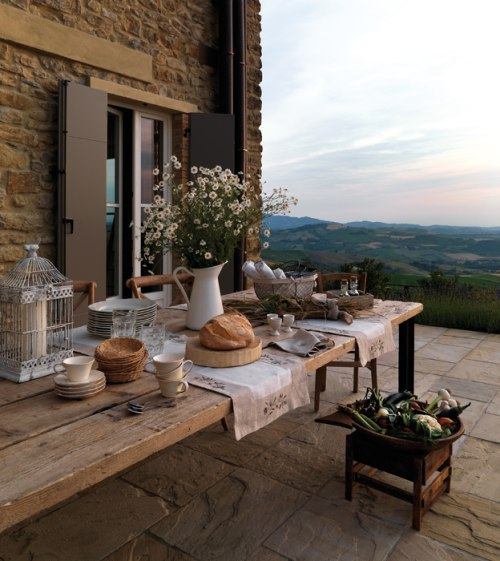
#> input picture dataset/photo3.jpg, 500 x 561 px, found by its file name
$ jupyter execute Homework2_Zarubin.ipynb
#> lines starting #> are read from the running program, lines starting #| are printed output that depends on the picture; long printed decimals are rounded
[cell 1]
import cv2
import numpy as np
from matplotlib import pyplot as plt
plt.rcParams['figure.figsize'] = [10, 5]
path = r'/Users/UNNAMED USER/Desktop/photo3.jpg'
img = cv2.imread(path)
#> img is the input picture: shape (561, 500, 3); mean B, G, R 96.2, 105.7, 117
img = cv2.cvtColor(img, cv2.COLOR_BGR2RGB)

row, col = 200, 330
white = img[row, col, :]
#> white = [199, 202, 209]
coeffs = 255/white
#> coeffs = [1.28, 1.26, 1.22]

balanced1 = np.zeros_like(img, dtype=np.float32)
for channel in range(3):
    balanced1[..., channel] = img[..., channel] * coeffs[channel]

balanced1 = balanced1/255
balanced1[balanced1 > 1] = 1
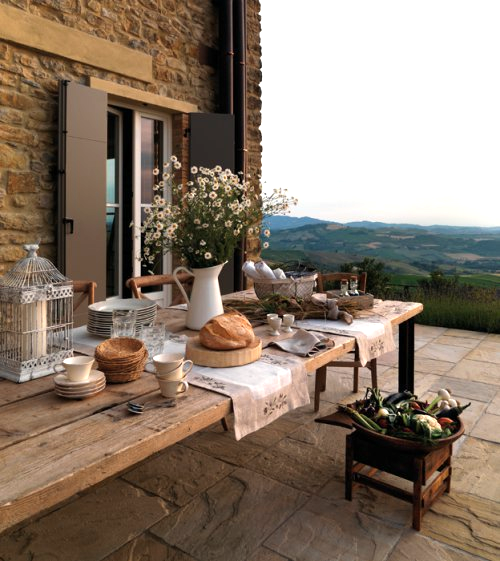
#> balanced1: shape (561, 500, 3) float32; mean R, G, B 0.551, 0.488, 0.43

plt.subplot(121), plt.imshow(img)
plt.subplot(122), plt.imshow(balanced1)
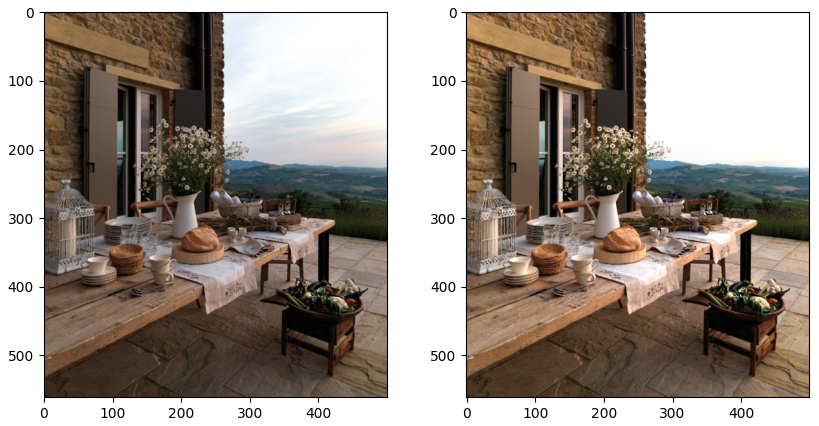
#> figure drawn by matplotlib, 2 panels

[cell 2]
import cv2
import numpy as np
from matplotlib import pyplot as plt
plt.rcParams['figure.figsize'] = [10, 5]

# Load your image
path = r'/Users/UNNAMED USER/Desktop/photo3.jpg'
img = cv2.imread(path)
img = cv2.cvtColor(img, cv2.COLOR_BGR2RGB)


# Compute the mean values for all three colour channels (red, green, blue)
mean_r = np.mean(img[..., 0])
#> mean_r = 117
mean_g = np.mean(img[..., 1])
#> mean_g = 105.7
mean_b = np.mean(img[..., 2])
#> mean_b = 96.16
print (mean_r, mean_g, mean_b)
#| 116.962 105.662 96.155

# Compute the coefficients kr, kg, kb
# Note: there are 3 coefficients to compute but we only have 2 equations.
# Therefore, you have to make an assumption, fix the value of one of the
# coefficients and compute the remining two
# Hint: You can fix the coefficient of the brightest colour channel to 1.
kr = mean_b/mean_r
#> kr = 0.822
kg = mean_b/mean_g
#> kg = 0.91
kb = 1
print (kr, kg, kb)
#| 0.8221 0.91 1

# Apply color balancing and generate the balanced image

balanced2 = np.zeros_like(img, dtype=np.float32)
balanced2[..., 0] = img[..., 0] * kr
balanced2[..., 1] = img[..., 1] * kg
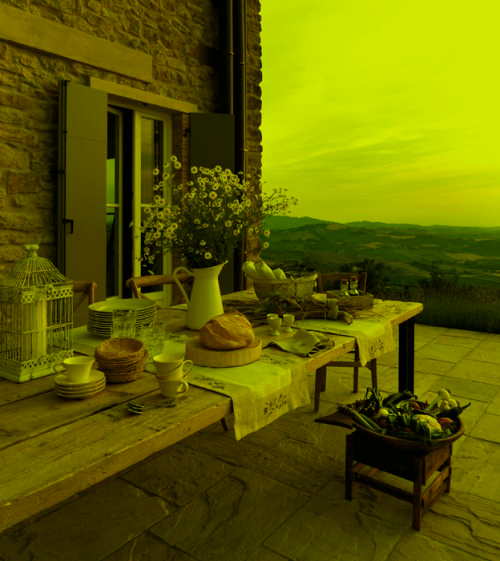
#> balanced2: shape (561, 500, 3) float32; mean R, G, B 96.2, 96.1, 0
balanced2[..., 2] = img[..., 2] * kb
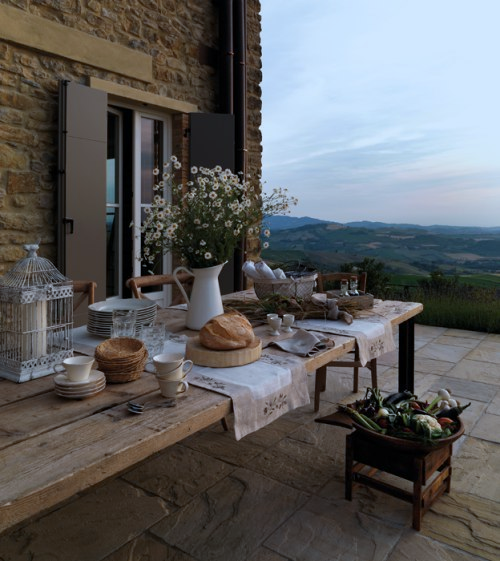
#> balanced2: shape (561, 500, 3) float32; mean R, G, B 96.2, 96.1, 96.2
balanced2 = balanced2/255
balanced2[balanced2 > 1] = 1

# Show the original and the balanced image side by side
plt.subplot(121), plt.imshow(img)
plt.subplot(122), plt.imshow(balanced2)

[cell 3]
import cv2
import numpy as np
from matplotlib import pyplot as plt
plt.rcParams['figure.figsize'] = [10, 5]

# Load your image
path = r'/Users/UNNAMED USER/Desktop/photo3.jpg'
img = cv2.imread(path)
img = cv2.cvtColor(img, cv2.COLOR_BGR2RGB)


max_r = np.max(img[..., 0])
#> max_r = 255
max_g = np.max(img[..., 1])
#> max_g = 255
max_b = np.max(img[..., 2])
#> max_b = 255


balanced3 = np.zeros_like(img, dtype=np.float32)
balanced3[..., 0] = 255*(img[..., 0] / max_r)
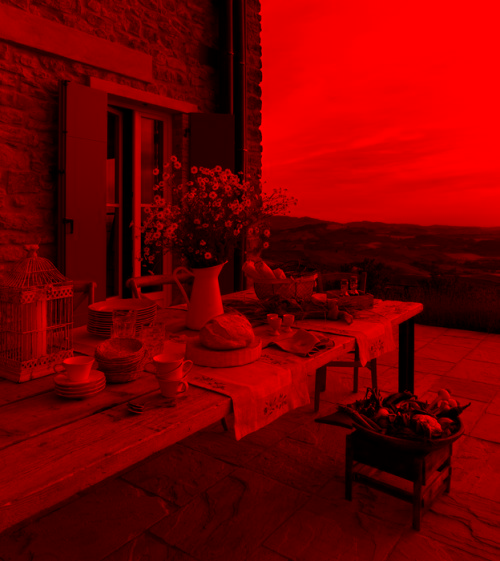
#> balanced3: shape (561, 500, 3) float32; mean R, G, B 117, 0, 0
balanced3[..., 1] = 255*(img[..., 1] / max_g)
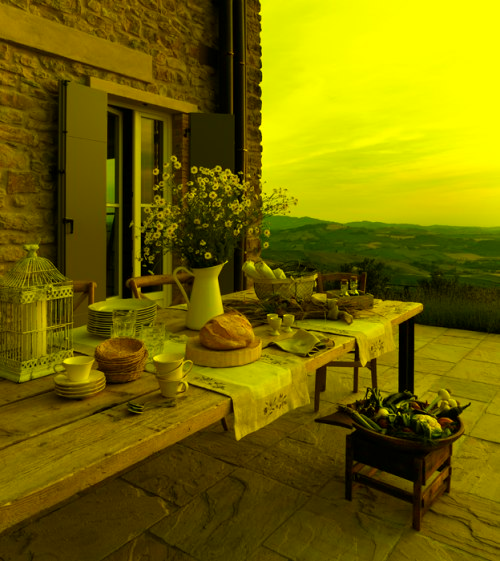
#> balanced3: shape (561, 500, 3) float32; mean R, G, B 117, 105.7, 0
balanced3[..., 2] = 255*(img[..., 2] / max_b)

balanced3 = balanced3/255
balanced3[balanced3 > 1] = 1

plt.subplot(121), plt.imshow(img)
plt.subplot(122), plt.imshow(balanced3)

[cell 4]
import cv2
import numpy as np
from matplotlib import pyplot as plt
plt.rcParams['figure.figsize'] = [10, 5]
path = r'/Users/UNNAMED USER/Desktop/photo3.jpg'
img = cv2.imread(path)
img = cv2.cvtColor(img, cv2.COLOR_BGR2RGB)
plt.imshow(img)

[cell 5]
out1 = np.hstack([balanced1, balanced2])
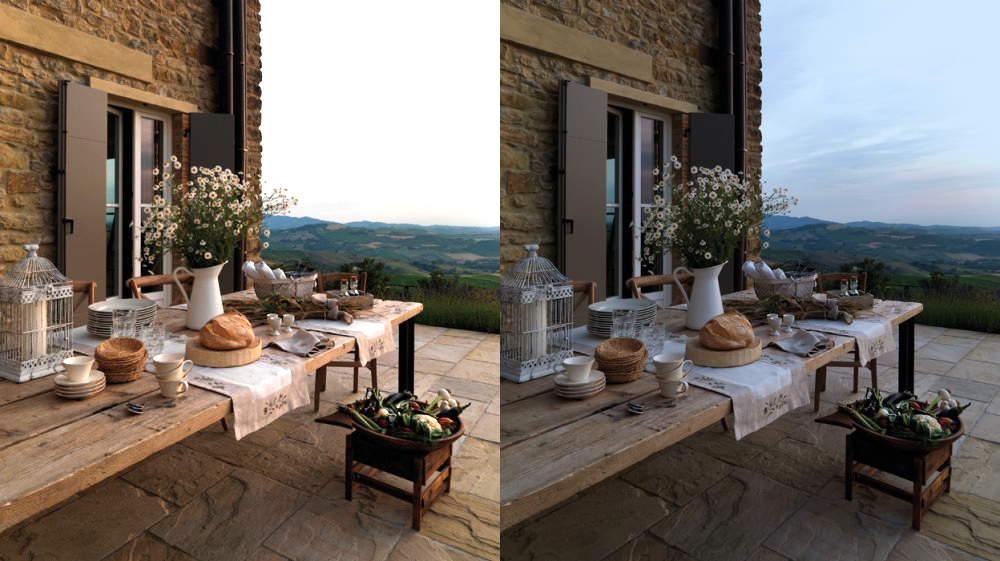
#> out1: shape (561, 1000, 3) float32; mean R, G, B 0.464, 0.433, 0.404
out2 = np.hstack([balanced3, img])
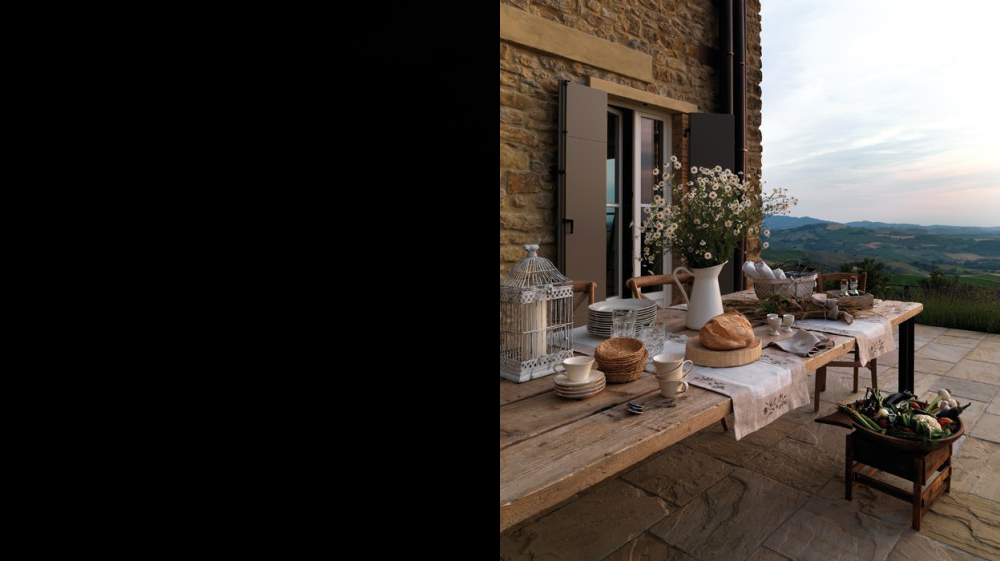
#> out2: shape (561, 1000, 3) float32; mean R, G, B 58.6, 52.9, 48.2
out = np.vstack([out1, out2])
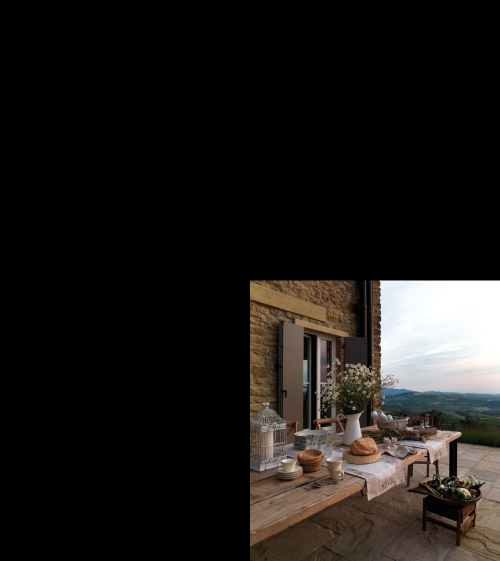
#> out: shape (1122, 1000, 3) float32 (shown at 1/2 size); mean R, G, B 29.5, 26.7, 24.3
plt.imshow(out)
plt.axis(False)
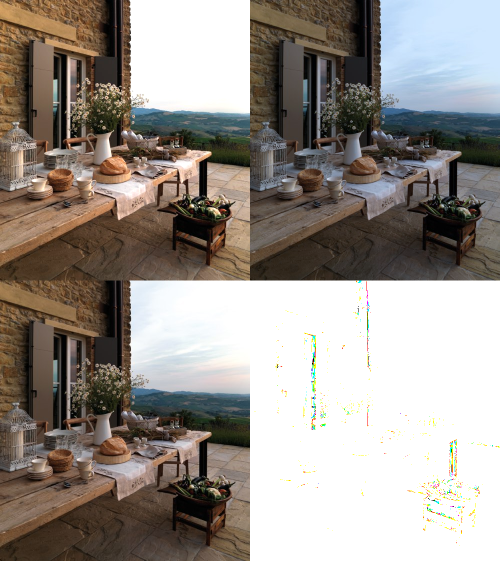
#> shown: shape (1122, 1000, 3) float32 (shown at 1/2 size); mean R, G, B 0.596, 0.569, 0.544

$ run again, with dataset/photo1.jpg copied over dataset/photo3.jpg
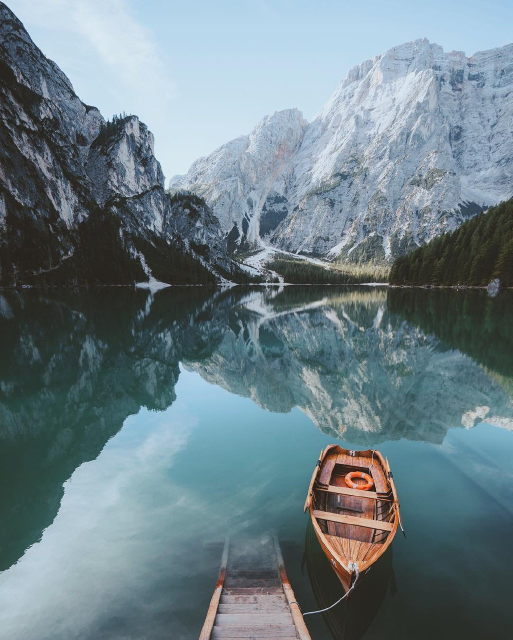
#> input picture dataset/photo1.jpg, 1025 x 1280 px, found by its file name (shown at 1/2 size)
#> img is the input picture: shape (1280, 1025, 3); mean B, G, R 134.8, 127.5, 109.5
#> white = [206, 226, 237]
#> coeffs = [1.24, 1.13, 1.08]
#> mean_r = 109.5
#> mean_g = 127.5
#> mean_b = 134.8
#| 109.507 127.510 134.810
#> kr = 1.23
#> kg = 1.06
#| 1.231 1.057 1
#> `balanced2[..., 1] = img[..., 1] * kg`:
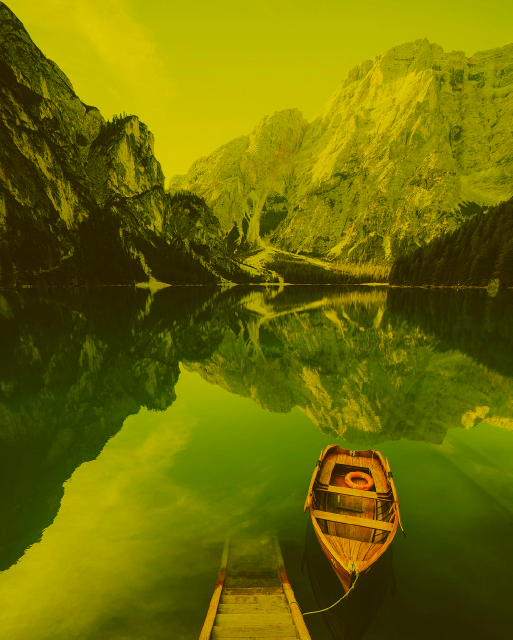
#> balanced2: shape (1280, 1025, 3) float32 (shown at 1/2 size); mean R, G, B 134.7, 134.8, 0; drawn with min black and max white
#> max_r = 255
#> `[cell 5] out1 = np.hstack([balanced1, balanced2]) out2 = np.hstack([ba..`:
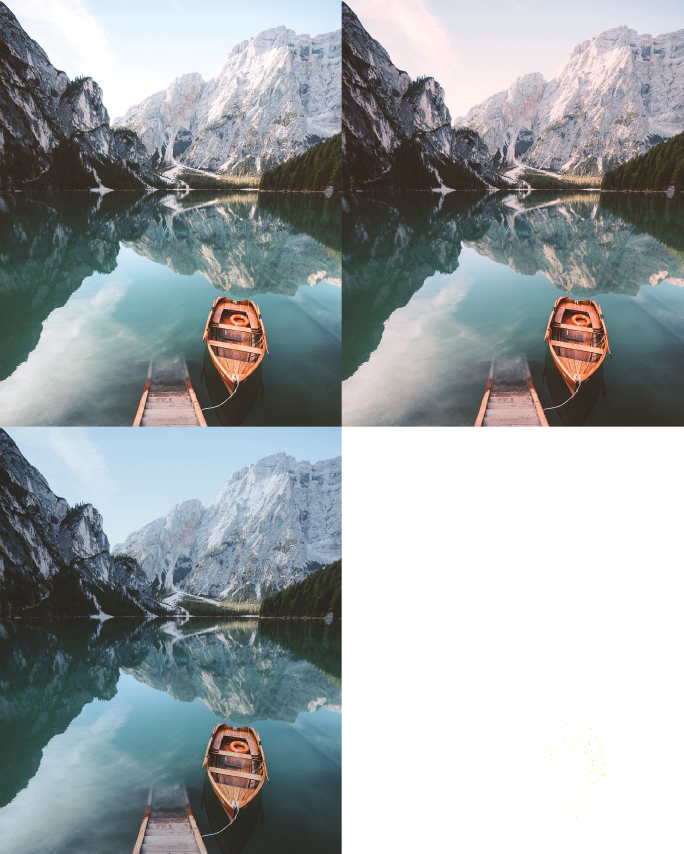
#> shown: shape (2560, 2050, 3) float32 (shown at 1/3 size); mean R, G, B 0.627, 0.651, 0.657

$ run again, with dataset/photo2.jpg copied over dataset/photo3.jpg
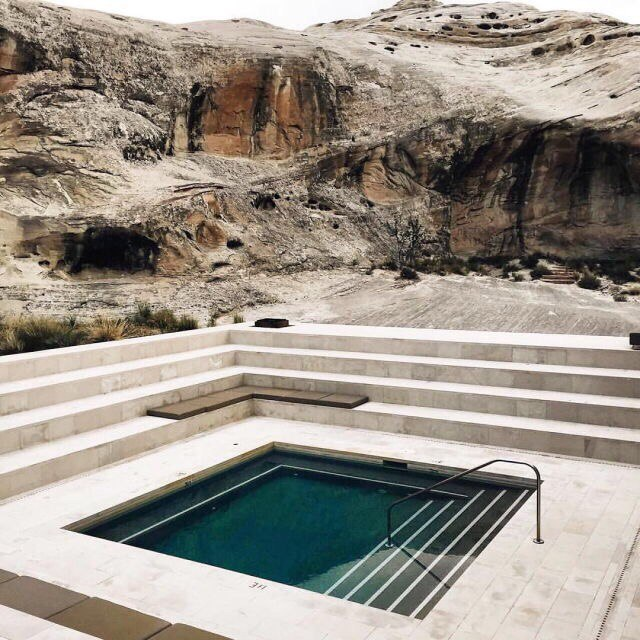
#> input picture dataset/photo2.jpg, 640 x 640 px, found by its file name
#> img is the input picture: shape (640, 640, 3); mean B, G, R 136.6, 146.4, 153.9
#> white = [38, 28, 18]
#> coeffs = [6.71, 9.11, 14.17]
#> mean_r = 153.9
#> mean_g = 146.4
#> mean_b = 136.6
#| 153.944 146.386 136.578
#> kr = 0.887
#> kg = 0.933
#| 0.8872 0.933 1
#> max_r = 255
#> `[cell 5] out1 = np.hstack([balanced1, balanced2]) out2 = np.hstack([ba..`:
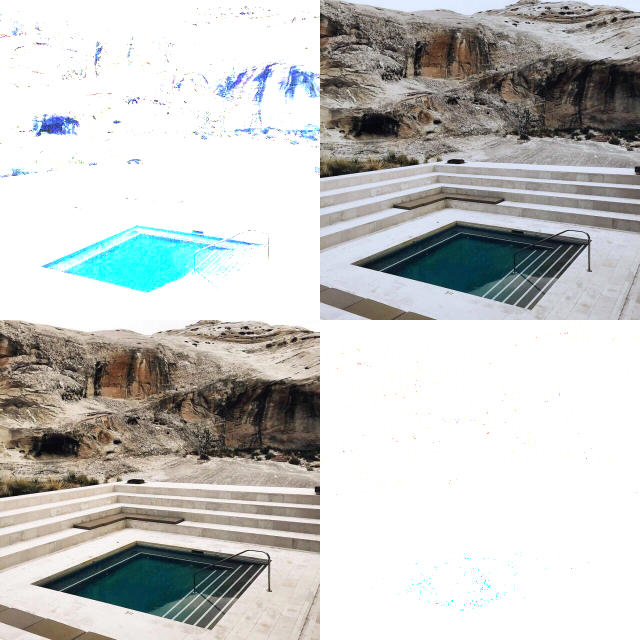
#> shown: shape (1280, 1280, 3) float32 (shown at 1/2 size); mean R, G, B 0.769, 0.774, 0.766
